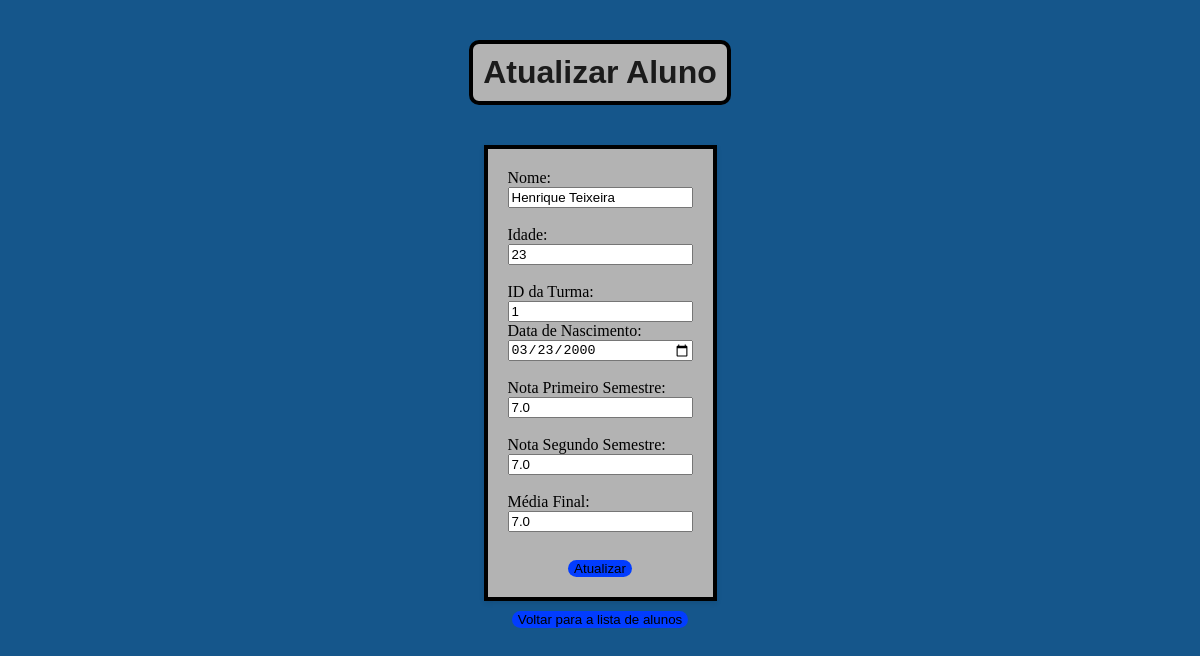
Screenshot of /alunos/2/atualizar with the database file from the repository.
### app/models.py (models this page shows)
class Aluno(db.Model):
    __tablename__ = 'alunos'
    id = db.Column(db.Integer, primary_key=True)
    nome = db.Column(db.String(50), nullable=False)
    idade = db.Column(db.Integer)
    data_nascimento = db.Column(db.Date)
    nota_primeiro_semestre = db.Column(db.Float)
    nota_segundo_semestre = db.Column(db.Float)
    media_final = db.Column(db.Float)
    turma_id = db.Column(db.Integer, db.ForeignKey(
        'turmas.id'), nullable=False)

### app/alunos/alunos_routes.py (the view, shortened to what this page needs)
@alunos_blueprint.route("/alunos/<int:id_aluno>/atualizar",
                        methods=["GET", "POST"], endpoint="update_aluno")
def atualizar_aluno_view(id_aluno):
    aluno = Aluno.query.get(id_aluno)
    return render_template('aluno/aluno_update.html', aluno=aluno,
                           turmas=Turma.query.all())

### app/templates/aluno/aluno_update.html (shortened to what this page needs)
<!DOCTYPE html>
<html lang="en">
<head>
  <link rel="stylesheet" href="{{ url_for('static', filename='alunos_update.css') }}">
</head>
<body>
  <h1>Atualizar Aluno</h1>
  <form action="{{ url_for('alunos.update_aluno', id_aluno=aluno.id) }}" method="POST">
    <label for="nome">Nome:</label>
    <input type="text" id="nome" name="nome" value="{{ aluno.nome }}" required><br>
    <label for="idade">Idade:</label>
    <input type="number" id="idade" name="idade" value="{{ aluno.idade }}" required><br>
    <label for="turma_id">ID da Turma:</label>
    <input type="number" name="turma_id" value="{{ aluno.turma_id }}" required>
    <label for="data_nascimento">Data de Nascimento:</label>
    <input type="date" id="data_nascimento" name="data_nascimento" value="{{ aluno.data_nascimento }}" required><br>
    <label for="nota_primeiro_semestre">Nota Primeiro Semestre:</label>
    <input type="number" step="0.01" id="nota_primeiro_semestre" name="nota_primeiro_semestre" value="{{ aluno.nota_primeiro_semestre }}" required><br>
    <label for="nota_segundo_semestre">Nota Segundo Semestre:</label>
    <input type="number" step="0.01" id="nota_segundo_semestre" name="nota_segundo_semestre" value="{{ aluno.nota_segundo_semestre }}" required><br>
    <label for="media_final">Média Final:</label>
    <input type="number" step="0.01" id="media_final" name="media_final" value="{{ aluno.media_final }}" required><br>
    <button type="submit">Atualizar</button>
  </form>
  <a href="/alunos"><button>Voltar para a lista de alunos</button></a>
</body>
</html>

### app/static/alunos_update.css (style rules this page uses)
body { font-family: 'Raleway Thin'; background-color: #15568b; margin-bottom: 100px; }
h1 { font-family: 'Impact', sans-serif; color: rgba(2, 2, 2, 0.86); text-align: center; margin-top: 50px; border: 4px solid #000000; max-width: max-content; padding: 10px; margin: 40px; border-radius: 10px; background-color: #B3B3B3; justify-self: center; }
form { display: grid; justify-self: center; justify-content: center; text-align: start; align-items: center; justify-content: center; border: 4px solid #000000; background-color: #B3B3B3; border: 4px solid #000000; box-shadow: 0 2px 5px rgba(0, 0, 0, 0.1); padding: 20px; }
button { display: grid; justify-self: center; margin-top: 10px; }
button { color: black; background: rgb(0, 17, 255); background: linear-gradient(0deg, rgb(2, 61, 255) 0%, rgb(1, 60, 255) 100%); border: none; border-radius: 10px; }
button:before { height: 0%; width: 2px; }
a { text-decoration: none; }

### rows the page displays
Aluno: nome "Henrique Teixeira", idade "23", turma_id "1", data_nascimento "03/23/2000", nota_primeiro_semestre "7.0", nota_segundo_semestre "7.0", media_final "7.0"
